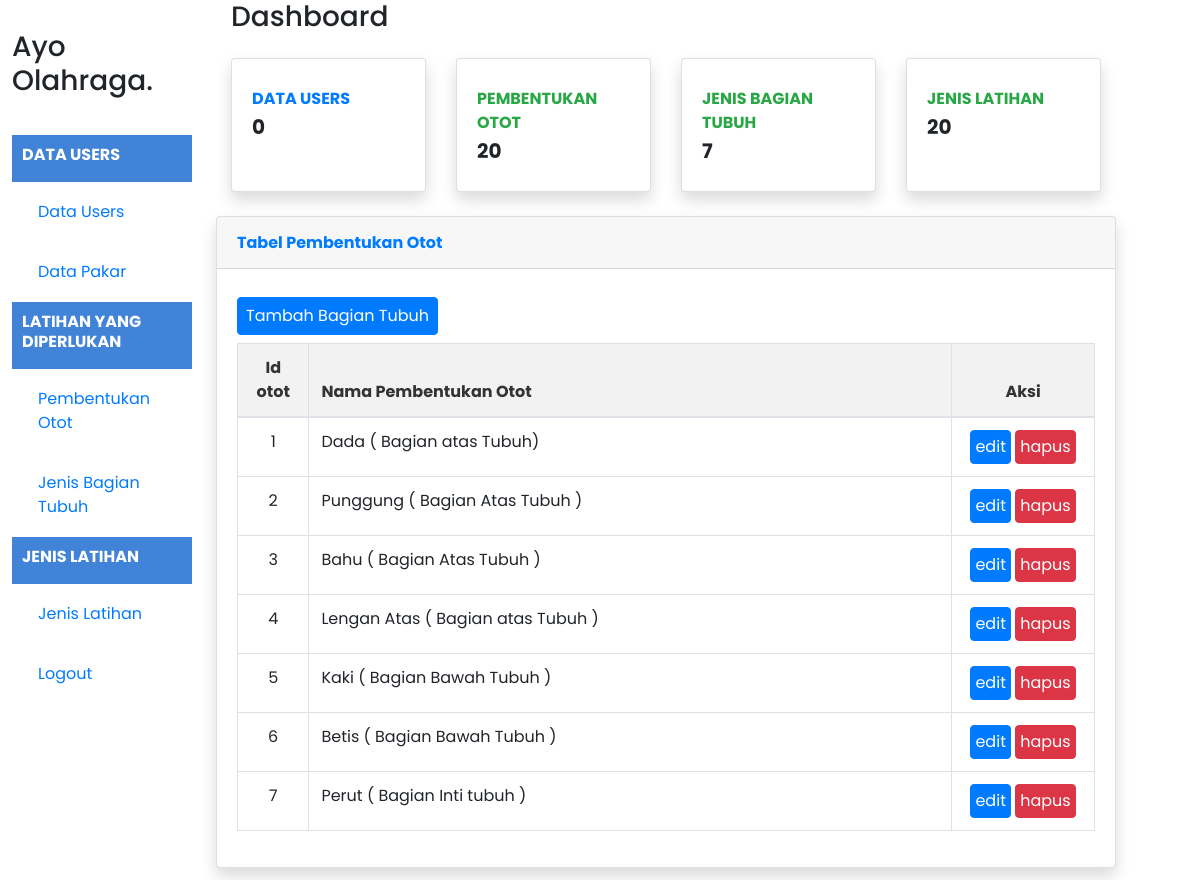
/indexGejala.php (signed in), run on an earlier commit of the app's database.
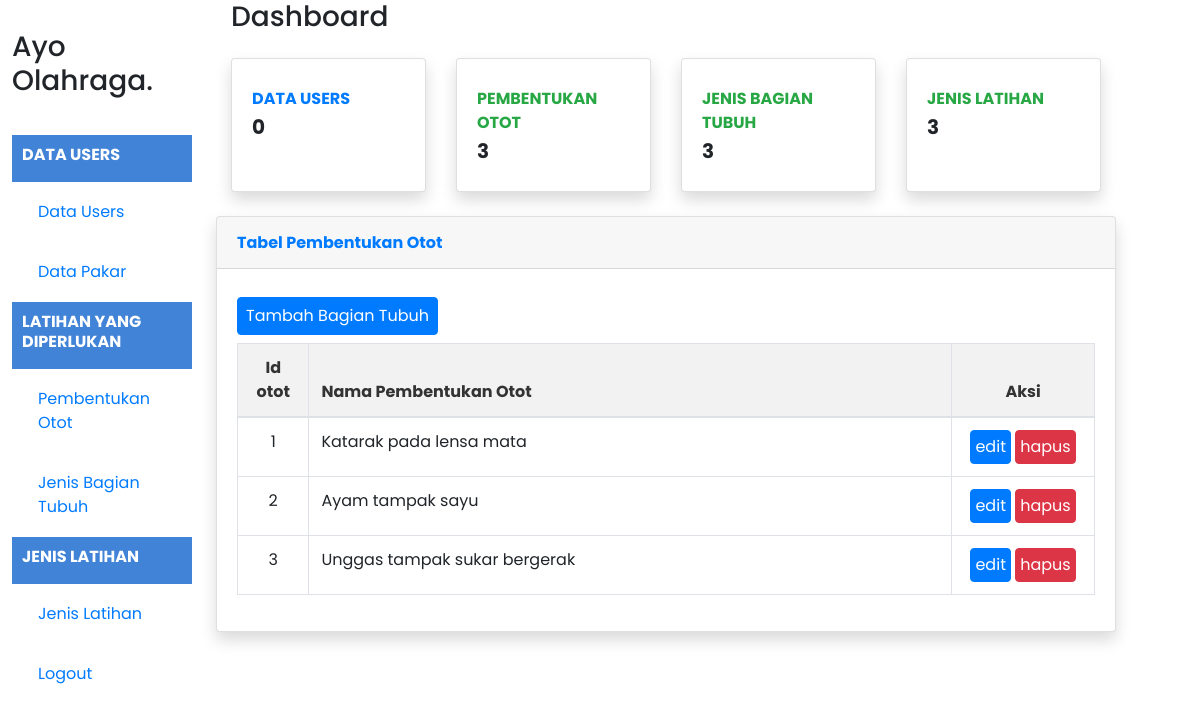
And on a later commit of the database.
### tables this page shows
CREATE TABLE `gejala` (
  `id_gejala` int(11) NOT NULL,
  `gejala` varchar(100) NOT NULL
);

### indexGejala.php (the view, shortened to what the changed rows need)
<?php
include "function.php";
$queryGejala = mysqli_query($koneksi, "SELECT * FROM gejala");
$jumlahPenyakit = mysqli_query($koneksi, "SELECT COUNT('id_penyakit') as jml_penyakit FROM penyakit");
$penyakit = mysqli_fetch_assoc($jumlahPenyakit);
$jumlahGejala = mysqli_query($koneksi, "SELECT COUNT('id_gejala') as jml_gejala FROM gejala");
$gejala = mysqli_fetch_assoc($jumlahGejala);
$jumlahSolusi = mysqli_query($koneksi, "SELECT COUNT('id_solusi') as jml_solusi FROM solusi");
$solusi = mysqli_fetch_assoc($jumlahSolusi);
?>
<!DOCTYPE html>
<html lang="en">
<head>
    <link rel="stylesheet" href="style.css">
    <link rel="stylesheet" href="https://stackpath.bootstrapcdn.com/bootstrap/4.4.1/css/bootstrap.min.css" />
</head>
<body>
    <div class="kanan">
        <div class="container-fluid">
            <div class="d-sm-flex align-items-center justify-content-between mb-4">
                <h1 class="h3 mb-0 text-gray-800">Dashboard</h1>
            </div>
            <div class="row">
                <div class="col-xl-3 col-md-6 mb-4">
                    <div class="card border-left-success shadow h-100 py-2">
                        <div class="card-body">
                            <div class="row no-gutters align-items-center">
                                <div class="col mr-2">
                                    <div class="text-xs font-weight-bold text-success text-uppercase mb-1">Pembentukan Otot</div>
                                    <div class="h5 mb-0 font-weight-bold text-gray-800"><?= $penyakit['jml_penyakit']; ?></div>
                                </div>
                            </div>
                        </div>
                    </div>
                </div>
                <div class="col-xl-3 col-md-6 mb-4">
                    <div class="card border-left-info shadow h-100 py-2">
                        <div class="card-body">
                            <div class="row no-gutters align-items-center">
                                <div class="col mr-2">
                                    <div class="text-xs font-weight-bold text-success text-uppercase mb-1">Jenis bagian Tubuh</div>
                                    <div class="h5 mb-0 font-weight-bold text-gray-800"><?= $gejala['jml_gejala']; ?></div>
                                </div>
                            </div>
                        </div>
                    </div>
                </div>
                <div class="col-xl-3 col-md-6 mb-4">
                    <div class="card border-left-warning shadow h-100 py-2">
                        <div class="card-body">
                            <div class="row no-gutters align-items-center">
                                <div class="col mr-2">
                                    <div class="text-xs font-weight-bold text-success text-uppercase mb-1">Jenis Latihan</div>
                                    <div class="h5 mb-0 font-weight-bold text-gray-800"><?= $solusi['jml_solusi']; ?></div>
                                </div>
                            </div>
                        </div>
                    </div>
                </div>
                <div class="card shadow mb-12 w-100">
                    <div class="card-body">
                        <form method="post" encytpe="multipart/form-data">
                            <table class="table table-bordered" id="dataTable" width="100%" cellspacing="0">
                                <thead>
                                    <tr>
                                        <th class="text-center col-1">Id otot</th>
                                        <th>Nama Pembentukan Otot</th>
                                        <th class="text-center col-2">Aksi</th>
                                    </tr>
                                </thead>
                                <tbody>
                                    <?php while ($data = mysqli_fetch_assoc($queryGejala)) { ?>
                                        <tr>
                                            <td class="text-center"><?= $data['id_gejala']; ?></td>
                                            <td><?= $data['gejala']; ?></td>
                                            <td class="text-center">
                                                <a class="btn btn-primary p-1" href="ubahGejala.php?id_gejala=<?php echo $data["id_gejala"]; ?>">edit</a>
                                                <a href="function.php?act=hapusGejala&id_gejala=<?= $data['id_gejala']; ?>" onclick="return confirm('Yakin ingin menghapus data?');" class="btn btn-danger p-1">hapus</a>
                                            </td>
                                        </tr>
                                    <?php } ?>
                                </tbody>
                            </table>
                        </form>
                    </div>
                </div>
            </div>
        </div>
    </div>
</body>
</html>

What changed in the data, as far as the page shows it:
removed gejala: id_gejala "4", gejala "Lengan Atas ( Bagian atas Tubuh )"
removed gejala: id_gejala "5", gejala "Kaki ( Bagian Bawah Tubuh )"
removed gejala: id_gejala "6", gejala "Betis ( Bagian Bawah Tubuh )"
removed gejala: id_gejala "7", gejala "Perut ( Bagian Inti tubuh )"
changed gejala id 1: gejala "Dada ( Bagian atas Tubuh)" → "Katarak pada lensa mata"
changed gejala id 2: gejala "Punggung ( Bagian Atas Tubuh )" → "Ayam tampak sayu"
changed gejala id 3: gejala "Bahu ( Bagian Atas Tubuh )" → "Unggas tampak sukar bergerak"
Also different on the page:
$penyakit['jml_penyakit']: "20" → "3"
$gejala['jml_gejala']: "7" → "3"
$solusi['jml_solusi']: "20" → "3"
